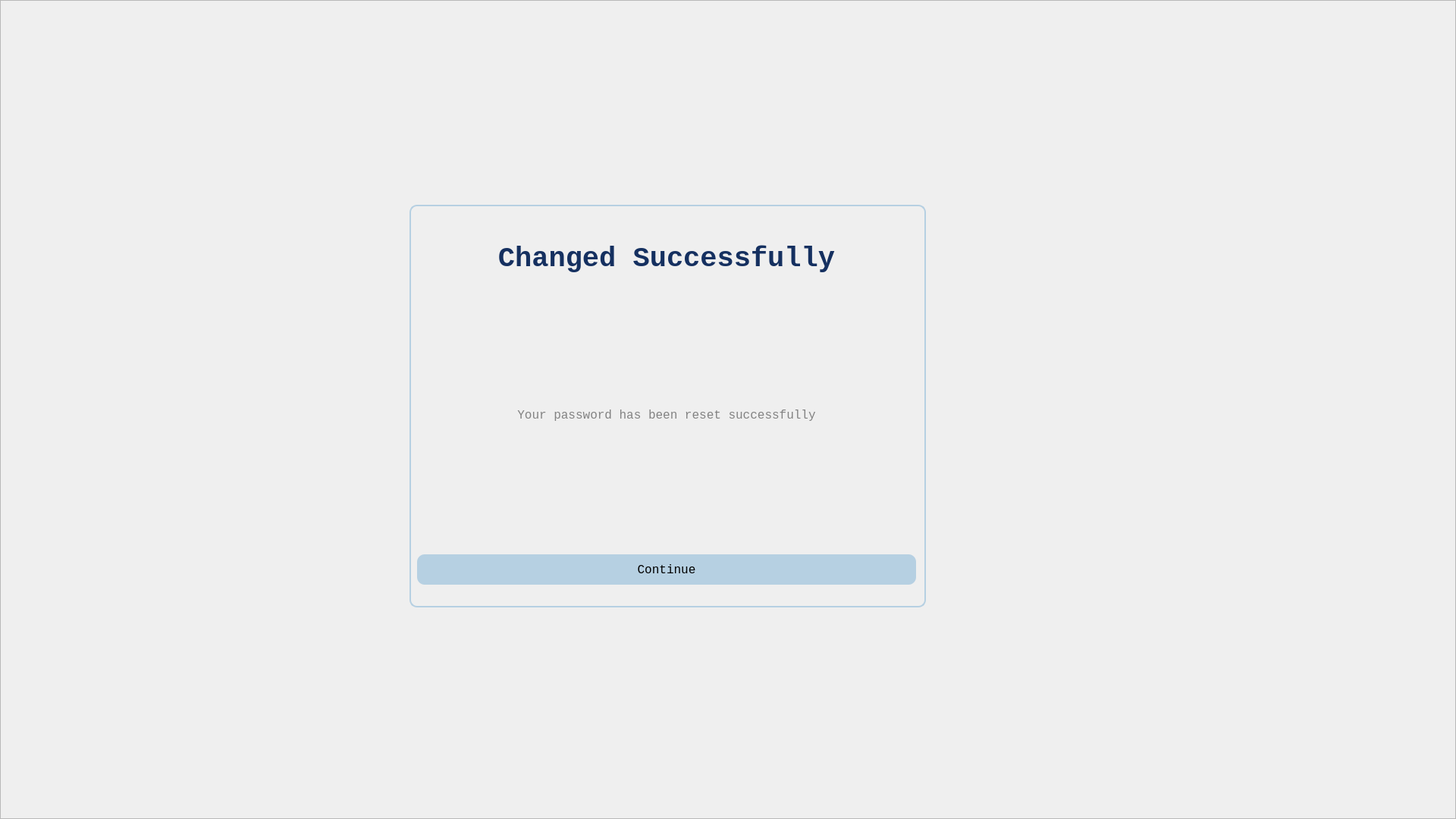
<?xml version="1.0" encoding="UTF-8"?>
<ui version="4.0">
 <class>Form</class>
 <widget class="QWidget" name="Form">
  <property name="geometry">
   <rect>
    <x>0</x>
    <y>0</y>
    <width>1920</width>
    <height>1080</height>
   </rect>
  </property>
  <property name="windowTitle">
   <string>Form</string>
  </property>
  <widget class="QFrame" name="bg">
   <property name="geometry">
    <rect>
     <x>0</x>
     <y>0</y>
     <width>1920</width>
     <height>1080</height>
    </rect>
   </property>
   <property name="minimumSize">
    <size>
     <width>1920</width>
     <height>1080</height>
    </size>
   </property>
   <property name="frameShape">
    <enum>QFrame::StyledPanel</enum>
   </property>
   <property name="frameShadow">
    <enum>QFrame::Raised</enum>
   </property>
   <widget class="QWidget" name="widget_2" native="true">
    <property name="geometry">
     <rect>
      <x>0</x>
      <y>0</y>
      <width>1350</width>
      <height>1080</height>
     </rect>
    </property>
    <property name="minimumSize">
     <size>
      <width>0</width>
      <height>1080</height>
     </size>
    </property>
    <property name="styleSheet">
     <string notr="true">background-color: &quot;white&quot;;</string>
    </property>
    <widget class="QWidget" name="widget" native="true">
     <property name="enabled">
      <bool>true</bool>
     </property>
     <property name="geometry">
      <rect>
       <x>550</x>
       <y>320</y>
       <width>658</width>
       <height>451</height>
      </rect>
     </property>
     <property name="sizePolicy">
      <sizepolicy hsizetype="Expanding" vsizetype="Expanding">
       <horstretch>0</horstretch>
       <verstretch>0</verstretch>
      </sizepolicy>
     </property>
     <property name="styleSheet">
      <string notr="true"/>
     </property>
     <layout class="QVBoxLayout" name="verticalLayout">
      <item>
       <widget class="QLabel" name="label">
        <property name="enabled">
         <bool>true</bool>
        </property>
        <property name="font">
         <font>
          <family>Consolas</family>
          <pointsize>28</pointsize>
          <weight>75</weight>
          <bold>true</bold>
         </font>
        </property>
        <property name="styleSheet">
         <string notr="true">color:rgb(21, 48, 96)</string>
        </property>
        <property name="text">
         <string>Changed Successfully</string>
        </property>
        <property name="alignment">
         <set>Qt::AlignHCenter|Qt::AlignTop</set>
        </property>
       </widget>
      </item>
      <item>
       <spacer name="verticalSpacer_3">
        <property name="orientation">
         <enum>Qt::Vertical</enum>
        </property>
        <property name="sizeHint" stdset="0">
         <size>
          <width>640</width>
          <height>44</height>
         </size>
        </property>
       </spacer>
      </item>
      <item>
       <widget class="QLabel" name="label_2">
        <property name="font">
         <font>
          <family>Consolas</family>
          <pointsize>12</pointsize>
         </font>
        </property>
        <property name="styleSheet">
         <string notr="true">color: rgb(130, 130, 130);</string>
        </property>
        <property name="text">
         <string>Your password has been reset successfully</string>
        </property>
        <property name="alignment">
         <set>Qt::AlignCenter</set>
        </property>
       </widget>
      </item>
      <item>
       <spacer name="verticalSpacer_5">
        <property name="orientation">
         <enum>Qt::Vertical</enum>
        </property>
        <property name="sizeHint" stdset="0">
         <size>
          <width>14</width>
          <height>44</height>
         </size>
        </property>
       </spacer>
      </item>
      <item>
       <widget class="QPushButton" name="Con_Login">
        <property name="minimumSize">
         <size>
          <width>0</width>
          <height>40</height>
         </size>
        </property>
        <property name="font">
         <font>
          <family>Consolas</family>
          <pointsize>12</pointsize>
         </font>
        </property>
        <property name="styleSheet">
         <string notr="true">background-color: rgb(182, 208, 226);
border-radius: 10px;
border: none
</string>
        </property>
        <property name="text">
         <string>Continue</string>
        </property>
       </widget>
      </item>
     </layout>
    </widget>
    <widget class="QLabel" name="label_7">
     <property name="geometry">
      <rect>
       <x>540</x>
       <y>270</y>
       <width>681</width>
       <height>531</height>
      </rect>
     </property>
     <property name="styleSheet">
      <string notr="true">border: 2px solid rgb(182, 208, 226);
border-radius: 10px;</string>
     </property>
     <property name="text">
      <string/>
     </property>
    </widget>
    <zorder>label_7</zorder>
    <zorder>widget</zorder>
   </widget>
   <widget class="QWidget" name="widget_3" native="true">
    <property name="geometry">
     <rect>
      <x>1348</x>
      <y>0</y>
      <width>579</width>
      <height>1080</height>
     </rect>
    </property>
    <property name="minimumSize">
     <size>
      <width>0</width>
      <height>1080</height>
     </size>
    </property>
    <property name="styleSheet">
     <string notr="true">background-color: &quot;#B6D0E2&quot;;</string>
    </property>
   </widget>
   <zorder>widget_3</zorder>
   <zorder>widget_2</zorder>
  </widget>
 </widget>
 <resources/>
 <connections/>
</ui>
